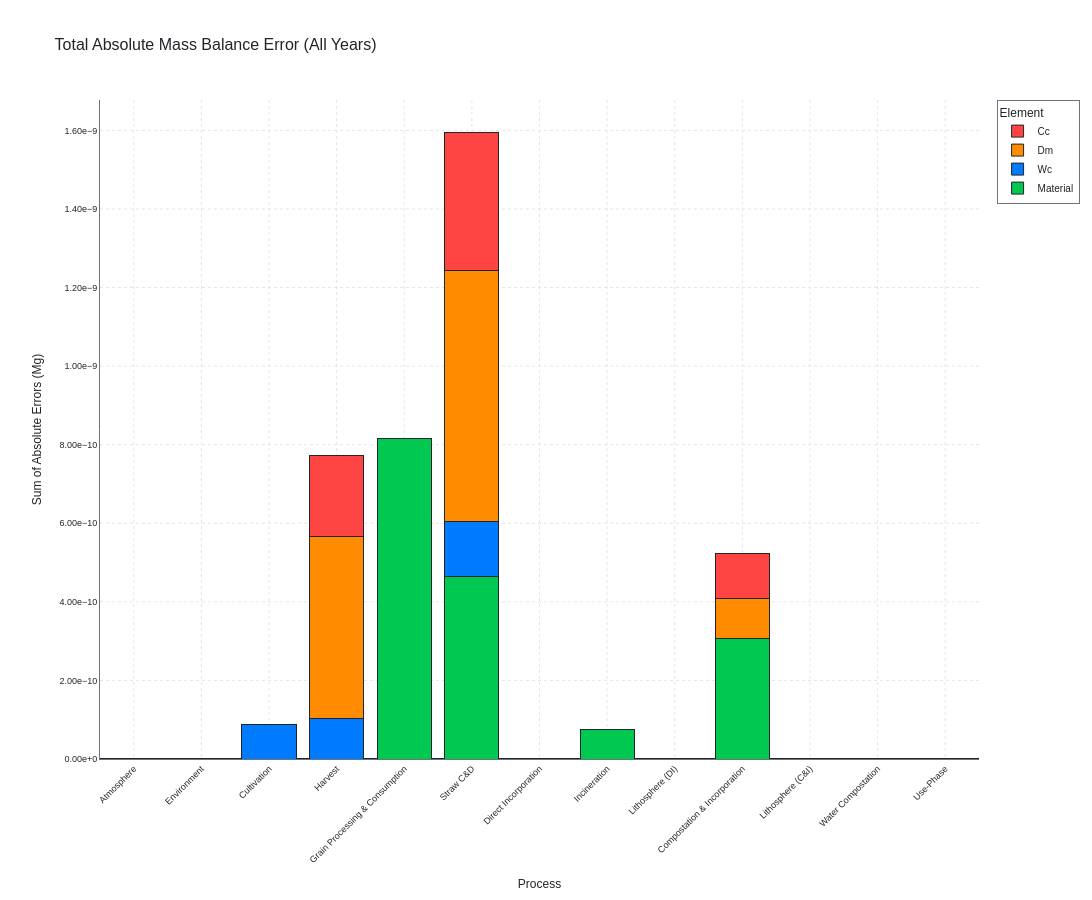

Source (notebook cell):
### Markdown cell above
## 2.2 Mass Balance Validation

### Code cell
print("\n" + "="*60)
print("⚖️ MASS BALANCE VERIFICATION (BASELINE)")
print("="*60)
plotting.plot_total_mass_balance_error(mfa_results_baseline)
plotting.plot_optimized_mass_balance_error(mfa_results_baseline)

### Figure 1 — Plotly figure (JSON) as saved in the notebook; plotly's stock layout.template omitted (floating-point values rounded to 4 significant figures)
{"data": [{"hovertemplate": "<b>%{x}</b><br>Material: %{y:.2e} Mg<extra></extra>", "marker": {"color": "#00C851", "line": {"color": "#212529", "width": 1}}, "name": "Material", "type": "bar", "x": ["Atmosphere", "Environment", "Cultivation", "Harvest", "Grain Processing & Consumption", "Straw C&D", "Direct Incorporation", "Incineration", "Lithosphere (DI)", "Compostation & Incorporation", "Lithosphere (C&I)", "Water Compostation", "Use-Phase"], "y": [0, 0, 0, 0, 8.149e-10, 4.657e-10, 0, 7.414e-11, 0, 3.056e-10, 0, 0, 0]}, {"hovertemplate": "<b>%{x}</b><br>Wc: %{y:.2e} Mg<extra></extra>", "marker": {"color": "#007BFF", "line": {"color": "#212529", "width": 1}}, "name": "Wc", "type": "bar", "x": ["Atmosphere", "Environment", "Cultivation", "Harvest", "Grain Processing & Consumption", "Straw C&D", "Direct Incorporation", "Incineration", "Lithosphere (DI)", "Compostation & Incorporation", "Lithosphere (C&I)", "Water Compostation", "Use-Phase"], "y": [0, 0, 8.731e-11, 1.019e-10, 0, 1.382e-10, 0, 0, 0, 0, 0, 0, 0]}, {"hovertemplate": "<b>%{x}</b><br>Dm: %{y:.2e} Mg<extra></extra>", "marker": {"color": "#FF8C00", "line": {"color": "#212529", "width": 1}}, "name": "Dm", "type": "bar", "x": ["Atmosphere", "Environment", "Cultivation", "Harvest", "Grain Processing & Consumption", "Straw C&D", "Direct Incorporation", "Incineration", "Lithosphere (DI)", "Compostation & Incorporation", "Lithosphere (C&I)", "Water Compostation", "Use-Phase"], "y": [0, 0, 0, 4.657e-10, 0, 6.403e-10, 0, 0, 0, 1.019e-10, 0, 0, 0]}, {"hovertemplate": "<b>%{x}</b><br>Cc: %{y:.2e} Mg<extra></extra>", "marker": {"color": "#FF4444", "line": {"color": "#212529", "width": 1}}, "name": "Cc", "type": "bar", "x": ["Atmosphere", "Environment", "Cultivation", "Harvest", "Grain Processing & Consumption", "Straw C&D", "Direct Incorporation", "Incineration", "Lithosphere (DI)", "Compostation & Incorporation", "Lithosphere (C&I)", "Water Compostation", "Use-Phase"], "y": [0, 0, 0, 2.037e-10, 0, 3.492e-10, 0, 0, 0, 1.164e-10, 0, 0, 0]}], "layout": {"barmode": "stack", "font": {"color": "#212529", "family": "Arial, sans-serif", "size": 10}, "height": 900, "legend": {"bgcolor": "rgba(255,255,255,0.8)", "bordercolor": "#6C757D", "borderwidth": 1, "font": {"color": "#212529", "family": "Arial, sans-serif", "size": 10}, "title": {"text": "Element"}}, "margin": {"b": 100, "l": 100, "r": 50, "t": 100}, "paper_bgcolor": "#FFFFFF", "plot_bgcolor": "#FFFFFF", "title": {"font": {"size": 16}, "text": "Total Absolute Mass Balance Error (All Years)"}, "width": 1200, "xaxis": {"gridcolor": "#E5E5E5", "griddash": "dot", "gridwidth": 1, "linecolor": "#6C757D", "linewidth": 1, "tickangle": -45, "tickfont": {"color": "#212529", "family": "Arial, sans-serif", "size": 9}, "title": {"text": "Process"}}, "yaxis": {"gridcolor": "#E5E5E5", "griddash": "dot", "gridwidth": 1, "linecolor": "#6C757D", "linewidth": 1, "tickfont": {"color": "#212529", "family": "Arial, sans-serif", "size": 9}, "tickformat": ".2e", "title": {"text": "Sum of Absolute Errors (Mg)"}, "zeroline": true, "zerolinecolor": "#212529", "zerolinewidth": 2}}}
